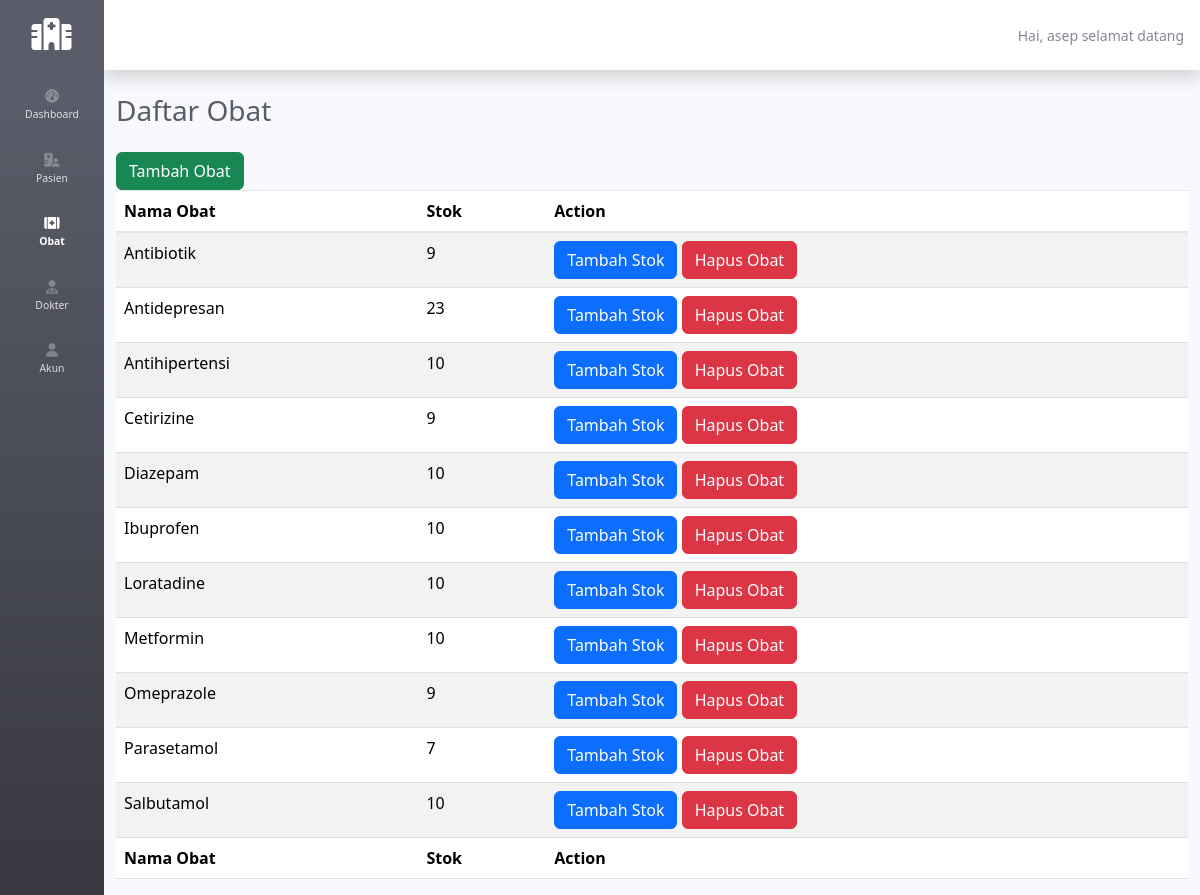
Page /obat.php (signed in) on the committed database.
### tables this page shows
CREATE TABLE `obat` (
  `id_obat` int(11) NOT NULL,
  `nama_obat` varchar(1000) NOT NULL,
  `stok` int(11) NOT NULL
);

### obat.php (the view, shortened to what this page needs)
<!DOCTYPE html>
<html lang="en">
<head>
    <link href="vendor/fontawesome-free/css/all.min.css" rel="stylesheet" type="text/css">
    <link href="style/sb-admin-2.min.css" rel="stylesheet">
    <link href="https://cdn.jsdelivr.net/npm/bootstrap@5.3.3/dist/css/bootstrap.min.css" rel="stylesheet">
    <link rel="stylesheet" href="https://cdnjs.cloudflare.com/ajax/libs/twitter-bootstrap/5.3.0/css/bootstrap.min.css">
    <link href="https://cdn.jsdelivr.net/npm/bootstrap@5.3.3/dist/css/bootstrap.min.css" rel="stylesheet">
</head>
<body id="page-top" class="sidebar-toggled">
    <?php
    include_once 'navbar.php';
    ?>
                <div class="container-fluid">
                    <div class="d-sm-flex align-items-center justify-content-between mb-4">
                        <h1 class="h3 mb-0 text-gray-800">Daftar Obat</h1>
                    </div>
<?php if($_SESSION["akses"]=="Admin"){
    ?>
<button type="button" class="btn btn-success" data-bs-toggle="modal" data-bs-target="#tambahModal">
  Tambah Obat
</button>
<?php
}
?>
 <table id="tabel" class="table table-striped" style="width:100%">
        <thead>
            <tr>
            <th>Nama Obat</th>
            <th>Stok</th>
            <th>Action</th>
            </tr>
        </thead>
        <tbody>
        <?php
                    $sql = "SELECT * FROM obat ORDER BY nama_obat";
                    $query = mysqli_query($conn,$sql);
                while($rewind = mysqli_fetch_assoc($query)){
                    echo "<tr>";
                    echo "<td>".$rewind['nama_obat']."</td>";
                    echo "<td>".$rewind['stok']."</td>";
                    echo "<td>";?>
                    <button type="button" class="btn btn-primary" data-bs-toggle="modal" data-bs-target="#tambahSModal<?=$rewind['id_obat'];?>">Tambah Stok</button>
                    <?php
                    if($_SESSION["akses"]=="Admin"){?>
                    <button type="button" class="btn btn-danger" data-bs-toggle="modal" data-bs-target="#hapusModal<?=$rewind['id_obat'];?>">Hapus Obat</button>
                    <?php }echo "</td>";
                    echo "</tr>";?>
        <?php
                    }
                ?>
 </tbody>
        <tfoot>
            <tr>
            <th>Nama Obat</th>
            <th>Stok</th>
            <th>Action</th>
            </tr>
        </tfoot>
    </table>
                <?php
    include_once 'footer.php';
?>

### rows in the picture
obat: nama_obat "Antibiotik", stok "9"
obat: nama_obat "Antidepresan", stok "23"
obat: nama_obat "Antihipertensi", stok "10"
obat: nama_obat "Cetirizine", stok "9"
obat: nama_obat "Diazepam", stok "10"
obat: nama_obat "Ibuprofen", stok "10"
obat: nama_obat "Loratadine", stok "10"
obat: nama_obat "Metformin", stok "10"
obat: nama_obat "Omeprazole", stok "9"
obat: nama_obat "Parasetamol", stok "7"
obat: nama_obat "Salbutamol", stok "10"

### other values in the picture
$_SESSION["nama"] "asep"
